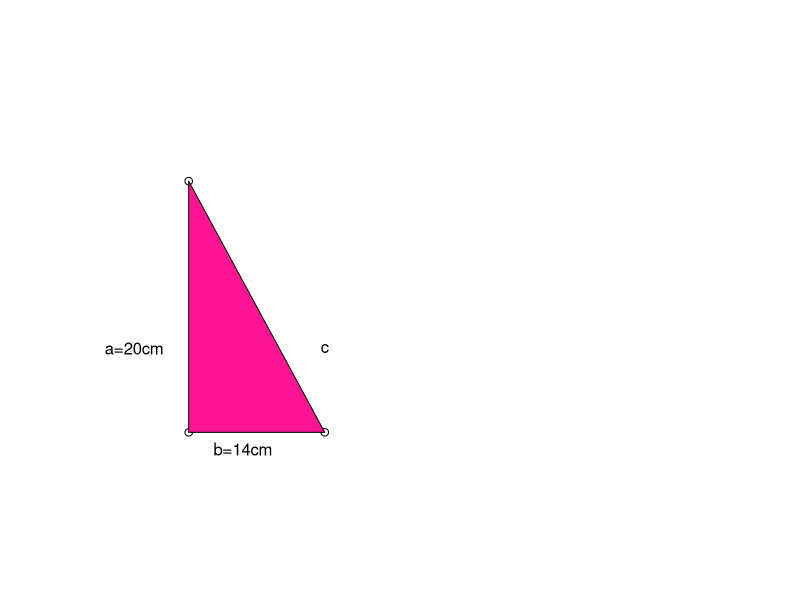
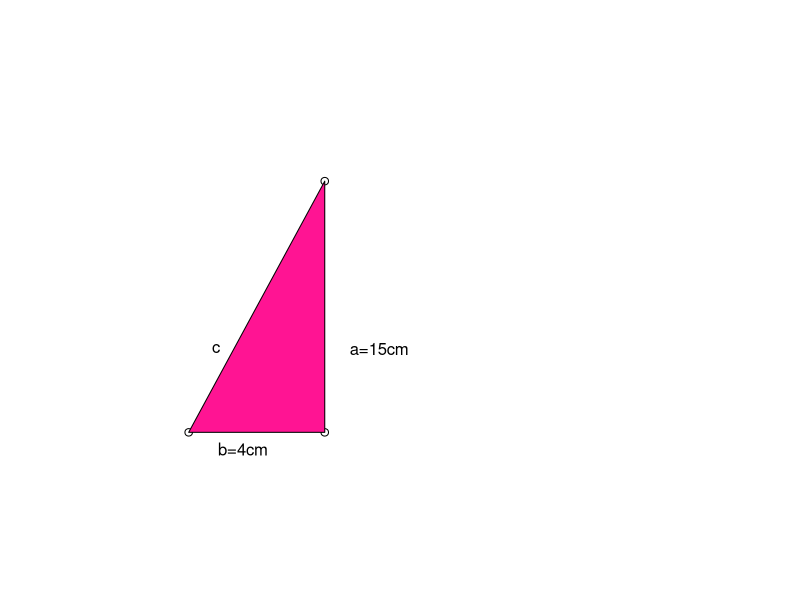
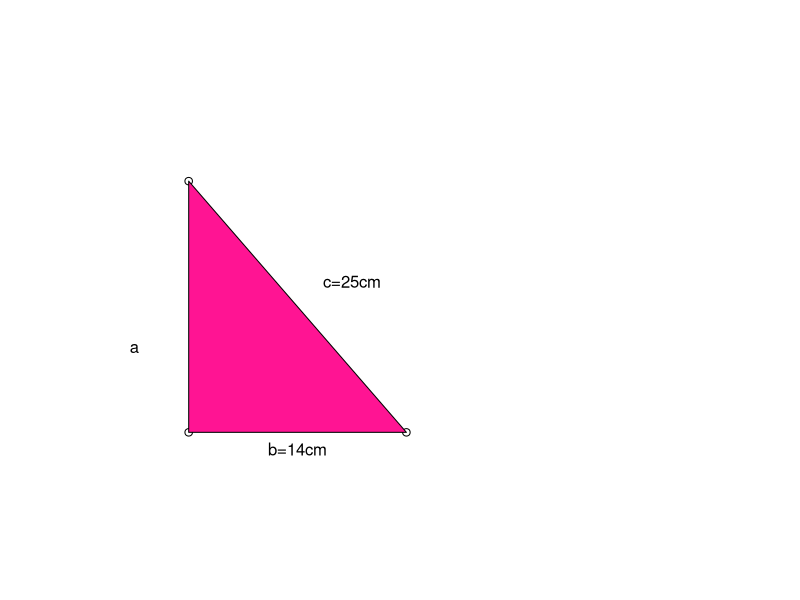

R code for these plots, in order:
## ---- chunk 1
knitr::opts_chunk$set(echo = TRUE)
library(tidyverse)
## ---- chunk 2
x <- c(0, 0.5, 0)
y <- c(0, 0, 1.5)
plot(x,y,axes=F, ylab='', xlab='', xlim=c(-0.3,2), ylim=c(-0.3,2))
polygon(x, y, col = 'deeppink')
text(0.2,-0.1, "b=14cm")
text(-0.2,0.5, "a=20cm")
text(0.5,0.5, "c")
## ---- chunk 3
a <- 20
b <- 14
c <- sqrt(a^2+b^2)
c
## ---- chunk 4
x <- c(0, 0.5, 0.5)
y <- c(0, 0, 1.5)
plot(x,y,axes=F, ylab='', xlab='', xlim=c(-0.3,2), ylim=c(-0.3,2))
polygon(x, y, col = 'deeppink')
text(0.2,-0.1, "b=4cm")
text(0.7,0.5, "a=15cm")
text(0.1,0.5, "c")
## ---- chunk 5


## ---- chunk 6
x <- c(0, 0.8, 0)
y <- c(0, 0, 1.5)
plot(x,y,axes=F, ylab='', xlab='', xlim=c(-0.3,2), ylim=c(-0.3,2))
polygon(x, y, col = 'deeppink')
text(0.4,-0.1, "b=14cm")
text(-0.2,0.5, "a")
text(0.6,0.9, "c=25cm")
## ---- chunk 7
b <- 14
c <- 25
a <- sqrt(c^2-b^2)
a
## ---- chunk 8

## ---- chunk 9

## ---- chunk 10

